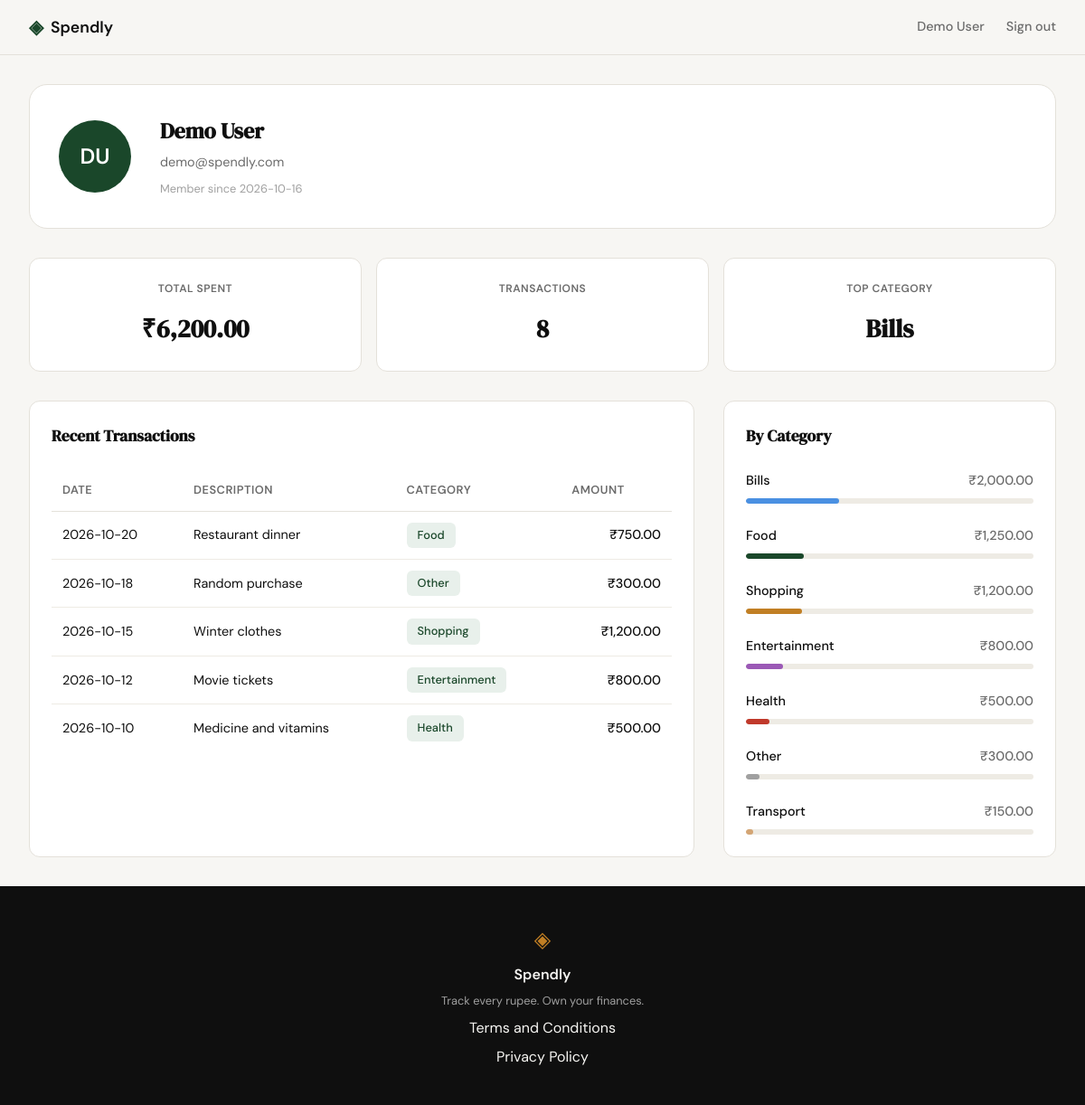
Screenshot of /profile (signed in) with the database file from the repository.
### tables this page shows
CREATE TABLE users (
            id INTEGER PRIMARY KEY AUTOINCREMENT,
            name TEXT NOT NULL,
            email TEXT UNIQUE NOT NULL,
            password_hash TEXT NOT NULL,
            created_at TEXT DEFAULT CURRENT_TIMESTAMP
        );

CREATE TABLE expenses (
            id INTEGER PRIMARY KEY AUTOINCREMENT,
            user_id INTEGER NOT NULL,
            amount REAL NOT NULL,
            category TEXT NOT NULL,
            date TEXT NOT NULL,
            description TEXT,
            created_at TEXT DEFAULT CURRENT_TIMESTAMP,
            FOREIGN KEY (user_id) REFERENCES users(id)
        );

### app.py (the view)
@app.route("/profile")
def profile():
    user_id = session.get('user_id')
    if user_id is None:
        return redirect(url_for('login'))
    user = get_user_by_id(user_id)
    stats = get_user_expense_stats(user_id)
    recent_transactions = get_recent_transactions(user_id, limit=5)
    category_colors = {
        'Food': '#1a472a',        # Accent green
        'Transport': '#d4a574',   # Tan
        'Bills': '#4a90e2',       # Blue
        'Health': '#c0392b',      # Red
        'Entertainment': '#9b59b6', # Purple
        'Shopping': '#c17f24',    # Accent orange
        'Other': '#a0a0a0'        # Gray
    }
    return render_template("profile.html", user=user, stats=stats, recent_transactions=recent_transactions, category_colors=category_colors)

### database/db.py (called while the page is built)
def get_db():
    db = sqlite3.connect(os.path.join(os.path.dirname(os.path.dirname(__file__)), 'spendly.db'))
    db.row_factory = sqlite3.Row
    db.execute('PRAGMA foreign_keys = ON')
    return db

def get_user_by_id(user_id):
    db = get_db()
    cursor = db.execute('SELECT id, name, email, created_at FROM users WHERE id = ?', (user_id,))
    user = cursor.fetchone()
    db.close()
    return user

def get_user_expense_stats(user_id):
    db = get_db()
    cursor = db.execute('SELECT COALESCE(SUM(amount), 0) FROM expenses WHERE user_id = ?', (user_id,))
    total_spent = cursor.fetchone()[0]
    cursor = db.execute('SELECT COUNT(*) FROM expenses WHERE user_id = ?', (user_id,))
    expense_count = cursor.fetchone()[0]
    cursor = db.execute(
        'SELECT category, SUM(amount) FROM expenses WHERE user_id = ? GROUP BY category ORDER BY SUM(amount) DESC',
        (user_id,)
    )
    by_category = {row[0]: row[1] for row in cursor.fetchall()}
    top_category = list(by_category.keys())[0] if by_category else None
    db.close()
    return {
        'total_spent': total_spent,
        'expense_count': expense_count,
        'by_category': by_category,
        'top_category': top_category
    }

def get_recent_transactions(user_id, limit=5):
    db = get_db()
    cursor = db.execute(
        'SELECT id, description, category, amount, date FROM expenses WHERE user_id = ? ORDER BY date DESC LIMIT ?',
        (user_id, limit)
    )
    transactions = cursor.fetchall()
    db.close()
    return transactions

### templates/profile.html (shortened to what this page needs)
{% extends "base.html" %}
{% block head %}
<link rel="stylesheet" href="{{ url_for('static', filename='css/profile.css') }}">
{% endblock %}
{% block content %}
<section class="profile-section">
    <div class="profile-container">
        <div class="profile-header">
            <div class="profile-avatar">
                <span class="avatar-initial">{{ (user['name'].split()[0][0] + user['name'].split()[-1][0]).upper() }}</span>
            </div>
            <div class="profile-info">
                <h1 class="profile-name">{{ user['name'] }}</h1>
                <p class="profile-email">{{ user['email'] }}</p>
                <p class="profile-since">Member since {{ user['created_at'][:10] }}</p>
            </div>
        </div>
        <div class="stats-grid">
            <div class="stat-card">
                <div class="stat-label">Total Spent</div>
                <div class="stat-value">₹{{ "{:,.2f}".format(stats['total_spent']) }}</div>
            </div>
            <div class="stat-card">
                <div class="stat-label">Transactions</div>
                <div class="stat-value">{{ stats['expense_count'] }}</div>
            </div>
            <div class="stat-card">
                <div class="stat-label">Top Category</div>
                <div class="stat-value">{{ stats['top_category'] or '—' }}</div>
            </div>
        </div>
        <div class="content-grid">
            <div class="recent-transactions-section">
                <h2 class="section-title">Recent Transactions</h2>
                {% if recent_transactions %}
                <table class="transactions-table">
                    <thead>
                        <tr>
                            <th>Date</th>
                            <th>Description</th>
                            <th>Category</th>
                            <th>Amount</th>
                        </tr>
                    </thead>
                    <tbody>
                        {% for txn in recent_transactions %}
                        <tr>
                            <td>{{ txn['date'] }}</td>
                            <td>{{ txn['description'] }}</td>
                            <td><span class="category-badge" data-category="{{ txn['category'] }}">{{ txn['category'] }}</span></td>
                            <td class="amount">₹{{ "{:,.2f}".format(txn['amount']) }}</td>
                        </tr>
                        {% endfor %}
                    </tbody>
                </table>
                {% else %}
                <p class="empty-message">No transactions yet.</p>
                {% endif %}
            </div>
            <div class="category-breakdown-section">
                <h2 class="section-title">By Category</h2>
                {% if stats['by_category'] %}
                <div class="category-list">
                    {% for category, amount in stats['by_category'].items() %}
                    <div class="category-item">
                        <div class="category-info">
                            <span class="category-name">{{ category }}</span>
                            <span class="category-amount">₹{{ "{:,.2f}".format(amount) }}</span>
                        </div>
                        <div class="progress-bar">
                            {% set percent = (amount / stats['total_spent'] * 100) if stats['total_spent'] > 0 else 0 %}
                            <div class="progress-fill" style="width: {{ percent }}%; background-color: {{ category_colors[category] or '#1a472a' }}"></div>
                        </div>
                    </div>
                    {% endfor %}
                </div>
                {% else %}
                <p class="empty-message">No expenses yet.</p>
                {% endif %}
            </div>
        </div>
    </div>
</section>
{% endblock %}

### templates/base.html (shortened to what this page needs)
<!DOCTYPE html>
<html lang="en">
<head>
    <link rel="stylesheet" href="{{ url_for('static', filename='css/style.css') }}">
    {% block head %}{% endblock %}
</head>
<body>
    <nav class="navbar">
        <div class="nav-inner">
            <a href="{{ url_for('landing') }}" class="nav-brand">
                <span class="brand-icon">◈</span>
                <span class="brand-name">Spendly</span>
            </a>
            <div class="nav-links">
                {% if session.get('user_id') %}
                    <a href="{{ url_for('profile') }}" class="nav-user-name">{{ session.get('user_name', 'User') }}</a>
                    <a href="{{ url_for('logout') }}" class="nav-logout">Sign out</a>
                {% else %}
                    <a href="{{ url_for('login') }}">Sign in</a>
                    <a href="{{ url_for('register') }}" class="nav-cta">Get started</a>
                {% endif %}
            </div>
        </div>
    </nav>
    <main class="main-content">
        {% block content %}{% endblock %}
    </main>
    <footer class="footer">
        <div class="footer-inner">
            <span class="brand-icon">◈</span>
            <span class="footer-name">Spendly</span>
            <p class="footer-copy">Track every rupee. Own your finances.</p>
            <a href="{{ url_for('terms') }}">Terms and Conditions</a>
            <a href="{{ url_for('privacy') }}">Privacy Policy</a>
        </div>
    </footer>
</body>
</html>

### static/css/style.css (style rules this page uses)
:root { --ink: #0f0f0f; --ink-soft: #2d2d2d; --ink-muted: #6b6b6b; --ink-faint: #a0a0a0; --paper: #f7f6f3; --paper-warm: #f0ede6; --paper-card: #ffffff; --accent: #1a472a; --accent-light: #e8f0eb; --accent-2: #c17f24; --accent-2-light: #fdf3e3; --danger: #c0392b; --danger-light: #fdecea; --border: #e4e1da; --border-soft: #eeebe4; --font-display: 'DM Serif Display', Georgia, serif; --font-body: 'DM Sans', system-ui, sans-serif; --max-width: 1200px; --auth-width: 440px; --radius-sm: 6px; --radius-md: 12px; --radius-lg: 20px; }
*, *::before, *::after { box-sizing: border-box; margin: 0; padding: 0; }
html { font-size: 16px; scroll-behavior: smooth; }
body { background: var(--paper); color: var(--ink); font-family: var(--font-body); font-size: 1rem; line-height: 1.6; -webkit-font-smoothing: antialiased; }
a { color: inherit; text-decoration: none; }
.navbar { position: sticky; top: 0; z-index: 100; background: var(--paper); border-bottom: 1px solid var(--border); padding: 0 2rem; }
.nav-inner { max-width: var(--max-width); margin: 0 auto; height: 60px; display: flex; align-items: center; justify-content: space-between; }
.nav-brand { display: flex; align-items: center; gap: 0.5rem; font-family: var(--font-body); font-weight: 600; font-size: 1.1rem; color: var(--ink); }
.brand-icon { color: var(--accent); font-size: 1.3rem; }
.brand-name { color: var(--ink); }
.nav-links { display: flex; align-items: center; gap: 1.5rem; font-size: 0.9rem; font-weight: 500; }
.nav-links a { color: var(--ink-muted); transition: color 0.2s; }
.main-content { min-height: calc(100vh - 60px - 100px); }
.footer { background: var(--ink); color: var(--paper); padding: 2.5rem 2rem; text-align: center; }
.footer-inner { display: flex; flex-direction: column; align-items: center; gap: 0.4rem; }
.footer .brand-icon { color: var(--accent-2); font-size: 1.5rem; }
.footer-name { font-weight: 600; font-size: 1rem; }
.footer-copy { font-size: 0.8rem; color: var(--ink-faint); }

### rows the page displays
users: get "Demo User", name "DU", name "Demo User", email "demo@spendly.com", created_at "2026-10-16"
expenses: category "Bills", amount "2,000.00", {{ percent }} 32.25806451612903 (drawn)
expenses: date "2026-10-20", description "Restaurant dinner", category "Food", amount "750.00"
expenses: date "2026-10-18", description "Random purchase", category "Other", amount "300.00", {{ percent }} 4.838709677419355 (drawn)
expenses: date "2026-10-15", description "Winter clothes", category "Shopping", amount "1,200.00", {{ percent }} 19.35483870967742 (drawn)
expenses: date "2026-10-12", description "Movie tickets", category "Entertainment", amount "800.00", {{ percent }} 12.903225806451612 (drawn)
expenses: date "2026-10-10", description "Medicine and vitamins", category "Health", amount "500.00", {{ percent }} 8.064516129032258 (drawn)
expenses: category "Transport", amount "150.00", {{ percent }} 2.4193548387096775 (drawn)

### other values shown
{{ "{:,.2f}".format(stats['total_spent']) }} "6,200.00"
{{ stats['expense_count'] }} "8"
{{ category }} "Food"
{{ "{:,.2f}".format(amount) }} "1,250.00"
